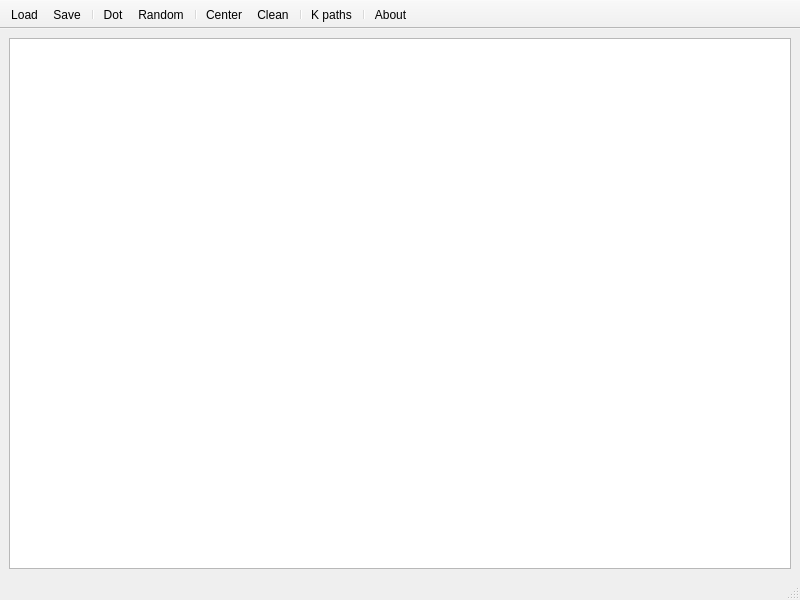
<?xml version="1.0" encoding="UTF-8"?>
<ui version="4.0">
 <class>fGraphDesign</class>
 <widget class="QMainWindow" name="fGraphDesign">
  <property name="geometry">
   <rect>
    <x>0</x>
    <y>0</y>
    <width>800</width>
    <height>600</height>
   </rect>
  </property>
  <property name="minimumSize">
   <size>
    <width>800</width>
    <height>600</height>
   </size>
  </property>
  <property name="windowTitle">
   <string>KPaths</string>
  </property>
  <property name="windowIcon">
   <iconset>
    <normaloff>images/molecule.png</normaloff>images/molecule.png</iconset>
  </property>
  <property name="locale">
   <locale language="English" country="UnitedStates"/>
  </property>
  <widget class="QWidget" name="centralwidget">
   <layout class="QVBoxLayout" name="verticalLayout">
    <item>
     <widget class="QGraphicsViewEc" name="graphicsView">
      <property name="renderHints">
       <set>QPainter::Antialiasing|QPainter::SmoothPixmapTransform|QPainter::TextAntialiasing</set>
      </property>
      <property name="dragMode">
       <enum>QGraphicsView::ScrollHandDrag</enum>
      </property>
     </widget>
    </item>
   </layout>
  </widget>
  <widget class="QToolBar" name="toolBar">
   <property name="windowTitle">
    <string/>
   </property>
   <property name="movable">
    <bool>false</bool>
   </property>
   <property name="toolButtonStyle">
    <enum>Qt::ToolButtonTextUnderIcon</enum>
   </property>
   <property name="floatable">
    <bool>false</bool>
   </property>
   <attribute name="toolBarArea">
    <enum>TopToolBarArea</enum>
   </attribute>
   <attribute name="toolBarBreak">
    <bool>false</bool>
   </attribute>
   <addaction name="actionCarica"/>
   <addaction name="actionSalva"/>
   <addaction name="separator"/>
   <addaction name="actionDot"/>
   <addaction name="actionGrafoCasuale"/>
   <addaction name="separator"/>
   <addaction name="actionCentra"/>
   <addaction name="actionCancella"/>
   <addaction name="separator"/>
   <addaction name="actionK_percorsi"/>
   <addaction name="separator"/>
   <addaction name="actionAbout"/>
  </widget>
  <widget class="QStatusBar" name="statusBar"/>
  <action name="actionNodo">
   <property name="icon">
    <iconset>
     <normaloff>images/add.png</normaloff>images/add.png</iconset>
   </property>
   <property name="text">
    <string>Vertex</string>
   </property>
   <property name="toolTip">
    <string>Create a new vertex</string>
   </property>
   <property name="shortcut">
    <string>Ctrl+N</string>
   </property>
  </action>
  <action name="actionArco">
   <property name="icon">
    <iconset>
     <normaloff>images/arrow_right.png</normaloff>images/arrow_right.png</iconset>
   </property>
   <property name="text">
    <string>Edge</string>
   </property>
   <property name="toolTip">
    <string>Create a new edge</string>
   </property>
   <property name="shortcut">
    <string>Ctrl+E</string>
   </property>
  </action>
  <action name="actionGrafoCasuale">
   <property name="icon">
    <iconset>
     <normaloff>images/dice.png</normaloff>images/dice.png</iconset>
   </property>
   <property name="text">
    <string>Random</string>
   </property>
   <property name="toolTip">
    <string>Create a random graph</string>
   </property>
   <property name="shortcut">
    <string>Ctrl+R</string>
   </property>
  </action>
  <action name="actionK_percorsi">
   <property name="icon">
    <iconset>
     <normaloff>images/chart_stock.png</normaloff>images/chart_stock.png</iconset>
   </property>
   <property name="text">
    <string>K paths</string>
   </property>
   <property name="toolTip">
    <string>Find k paths</string>
   </property>
   <property name="shortcut">
    <string>Ctrl+K</string>
   </property>
  </action>
  <action name="actionCancella">
   <property name="icon">
    <iconset>
     <normaloff>images/broom.png</normaloff>images/broom.png</iconset>
   </property>
   <property name="text">
    <string>Clean</string>
   </property>
   <property name="toolTip">
    <string>Clean the form</string>
   </property>
   <property name="shortcut">
    <string>Ctrl+C</string>
   </property>
  </action>
  <action name="actionDot">
   <property name="icon">
    <iconset>
     <normaloff>images/page_white_code_red.png</normaloff>images/page_white_code_red.png</iconset>
   </property>
   <property name="text">
    <string>Dot</string>
   </property>
   <property name="toolTip">
    <string>Open dot language editor</string>
   </property>
   <property name="shortcut">
    <string>Ctrl+D</string>
   </property>
  </action>
  <action name="actionCentra">
   <property name="icon">
    <iconset>
     <normaloff>images/zoom_fit.png</normaloff>images/zoom_fit.png</iconset>
   </property>
   <property name="text">
    <string>Center</string>
   </property>
   <property name="shortcut">
    <string>Ctrl+Z</string>
   </property>
  </action>
  <action name="actionSalva">
   <property name="icon">
    <iconset>
     <normaloff>images/disk.png</normaloff>images/disk.png</iconset>
   </property>
   <property name="text">
    <string>Save</string>
   </property>
   <property name="shortcut">
    <string>Ctrl+S</string>
   </property>
  </action>
  <action name="actionCarica">
   <property name="icon">
    <iconset>
     <normaloff>images/folder_page.png</normaloff>images/folder_page.png</iconset>
   </property>
   <property name="text">
    <string>Load</string>
   </property>
   <property name="shortcut">
    <string>Ctrl+L</string>
   </property>
  </action>
  <action name="actionAbout">
   <property name="icon">
    <iconset>
     <normaloff>images/info_rhombus.png</normaloff>images/info_rhombus.png</iconset>
   </property>
   <property name="text">
    <string>About</string>
   </property>
   <property name="shortcut">
    <string>Ctrl+I</string>
   </property>
  </action>
 </widget>
 <customwidgets>
  <customwidget>
   <class>QGraphicsViewEc</class>
   <extends>QGraphicsView</extends>
   <header>QGraphicsViewEc.h</header>
  </customwidget>
 </customwidgets>
 <resources/>
 <connections>
  <connection>
   <sender>actionArco</sender>
   <signal>triggered()</signal>
   <receiver>fGraphDesign</receiver>
   <slot>bArcoClicked()</slot>
   <hints>
    <hint type="sourcelabel">
     <x>-1</x>
     <y>-1</y>
    </hint>
    <hint type="destinationlabel">
     <x>320</x>
     <y>198</y>
    </hint>
   </hints>
  </connection>
  <connection>
   <sender>actionNodo</sender>
   <signal>triggered()</signal>
   <receiver>fGraphDesign</receiver>
   <slot>bNodoClicked()</slot>
   <hints>
    <hint type="sourcelabel">
     <x>-1</x>
     <y>-1</y>
    </hint>
    <hint type="destinationlabel">
     <x>320</x>
     <y>198</y>
    </hint>
   </hints>
  </connection>
  <connection>
   <sender>actionGrafoCasuale</sender>
   <signal>triggered()</signal>
   <receiver>fGraphDesign</receiver>
   <slot>bCasualeClicked()</slot>
   <hints>
    <hint type="sourcelabel">
     <x>-1</x>
     <y>-1</y>
    </hint>
    <hint type="destinationlabel">
     <x>320</x>
     <y>198</y>
    </hint>
   </hints>
  </connection>
  <connection>
   <sender>actionK_percorsi</sender>
   <signal>triggered()</signal>
   <receiver>fGraphDesign</receiver>
   <slot>bKPercorsi()</slot>
   <hints>
    <hint type="sourcelabel">
     <x>-1</x>
     <y>-1</y>
    </hint>
    <hint type="destinationlabel">
     <x>320</x>
     <y>198</y>
    </hint>
   </hints>
  </connection>
  <connection>
   <sender>actionCancella</sender>
   <signal>triggered()</signal>
   <receiver>fGraphDesign</receiver>
   <slot>bPulisci()</slot>
   <hints>
    <hint type="sourcelabel">
     <x>-1</x>
     <y>-1</y>
    </hint>
    <hint type="destinationlabel">
     <x>320</x>
     <y>198</y>
    </hint>
   </hints>
  </connection>
  <connection>
   <sender>actionDot</sender>
   <signal>triggered()</signal>
   <receiver>fGraphDesign</receiver>
   <slot>bDot()</slot>
   <hints>
    <hint type="sourcelabel">
     <x>-1</x>
     <y>-1</y>
    </hint>
    <hint type="destinationlabel">
     <x>320</x>
     <y>198</y>
    </hint>
   </hints>
  </connection>
  <connection>
   <sender>actionCentra</sender>
   <signal>triggered()</signal>
   <receiver>fGraphDesign</receiver>
   <slot>bCentra()</slot>
   <hints>
    <hint type="sourcelabel">
     <x>-1</x>
     <y>-1</y>
    </hint>
    <hint type="destinationlabel">
     <x>320</x>
     <y>198</y>
    </hint>
   </hints>
  </connection>
  <connection>
   <sender>actionSalva</sender>
   <signal>triggered()</signal>
   <receiver>fGraphDesign</receiver>
   <slot>bSalva()</slot>
   <hints>
    <hint type="sourcelabel">
     <x>-1</x>
     <y>-1</y>
    </hint>
    <hint type="destinationlabel">
     <x>320</x>
     <y>198</y>
    </hint>
   </hints>
  </connection>
  <connection>
   <sender>actionCarica</sender>
   <signal>triggered()</signal>
   <receiver>fGraphDesign</receiver>
   <slot>bCarica()</slot>
   <hints>
    <hint type="sourcelabel">
     <x>-1</x>
     <y>-1</y>
    </hint>
    <hint type="destinationlabel">
     <x>320</x>
     <y>198</y>
    </hint>
   </hints>
  </connection>
  <connection>
   <sender>actionAbout</sender>
   <signal>triggered()</signal>
   <receiver>fGraphDesign</receiver>
   <slot>bAbout()</slot>
   <hints>
    <hint type="sourcelabel">
     <x>-1</x>
     <y>-1</y>
    </hint>
    <hint type="destinationlabel">
     <x>320</x>
     <y>198</y>
    </hint>
   </hints>
  </connection>
 </connections>
 <slots>
  <slot>bNodoClicked()</slot>
  <slot>bArcoClicked()</slot>
  <slot>bCasualeClicked()</slot>
  <slot>bKPercorsi()</slot>
  <slot>bPulisci()</slot>
  <slot>bBenchmark()</slot>
  <slot>bDot()</slot>
  <slot>bCentra()</slot>
  <slot>bSalva()</slot>
  <slot>bCarica()</slot>
  <slot>bAbout()</slot>
 </slots>
</ui>
